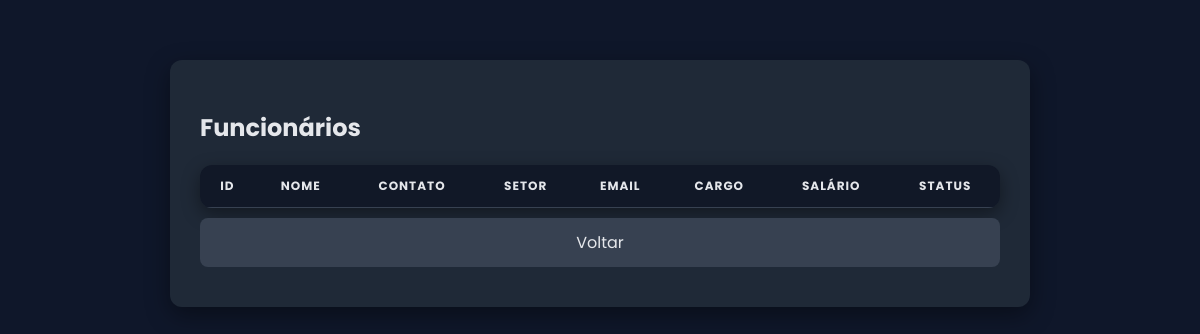
Page /listar on the earlier database version.
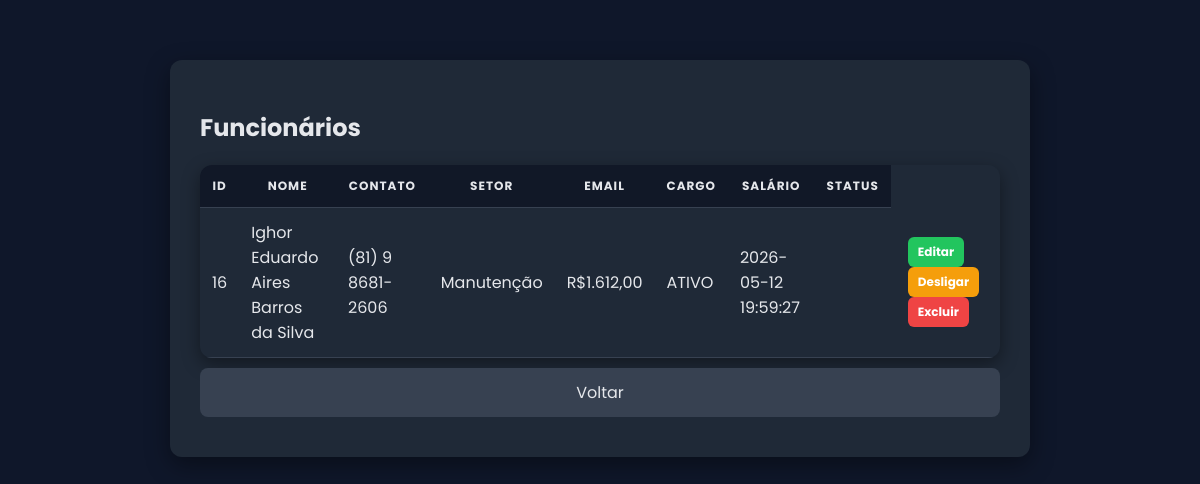
Same page on the later database version.
### tables this page shows
CREATE TABLE funcionarios (
        id INTEGER PRIMARY KEY AUTOINCREMENT,
        nome TEXT NOT NULL,
        contato TEXT,
        setor TEXT,
        salario REAL,
        status TEXT DEFAULT 'ATIVO',
        data_admissao TEXT
    );

### app.py (the view)
@app.route("/listar")
def listar():
    conn = conectar()
    cursor = conn.cursor()
    cursor.execute("SELECT * FROM funcionarios")
    dados = cursor.fetchall()
    conn.close()
    return render_template("listar.html", funcionarios=dados)

### app.py (called while the page is built)
def conectar():
    return sqlite3.connect("rh.db")

### templates/listar.html
<!DOCTYPE html>
<html>
<head>
    <link rel="stylesheet" href="/static/style.css">
</head>
<body>
<div class="container">
    <h2>Funcionários</h2>
    <table>
        <tr>
            <th>ID</th>
            <th>Nome</th>
            <th>Contato</th>
            <th>Setor</th>
            <th>Email</th>
            <th>Cargo</th>
            <th>Salário</th>
            <th>Status</th>
        </tr>
        {% for f in funcionarios %}
        <tr class="{% if f[7] == 'DESLIGADO' %}desligado{% endif %}">
            <td>{{ f[0] }}</td>
            <td>{{ f[1] }}</td>
            <td>{{ f[2] }}</td>
            <td>{{ f[3] }}</td>
            <td>{{ f[4] }}</td>
            <td>{{ f[5] }}</td>
            <td>{{ f[6] }}</td>
            <td>{{ f[7] }}</td>
            <td>
                <a href="/editar/{{ f[0] }}">Editar</a>
                <a href="/desligar/{{ f[0] }}" onclick="return confirm('Tem certeza que deseja desligar este funcionário?')">
                    Desligar
                </a>
                <a href="/deletar/{{ f[0] }}" onclick="return confirm('⚠️ Isso vai excluir permanentemente o funcionário. Deseja continuar?')">
                    Excluir
                </a>
            </td>
        </tr>
        {% endfor %}
    </table>
    <a href="/home">Voltar</a>
</div>
</body>
</html>

Differences in the rows shown:
added funcionarios: id "16", nome "Ighor Eduardo Aires Barros da Silva", contato "(81) 9 8681-2606", setor "Manutenção", salario "R$1.612,00", status "ATIVO", data_admissao "2026-05-12 19:59:27"
